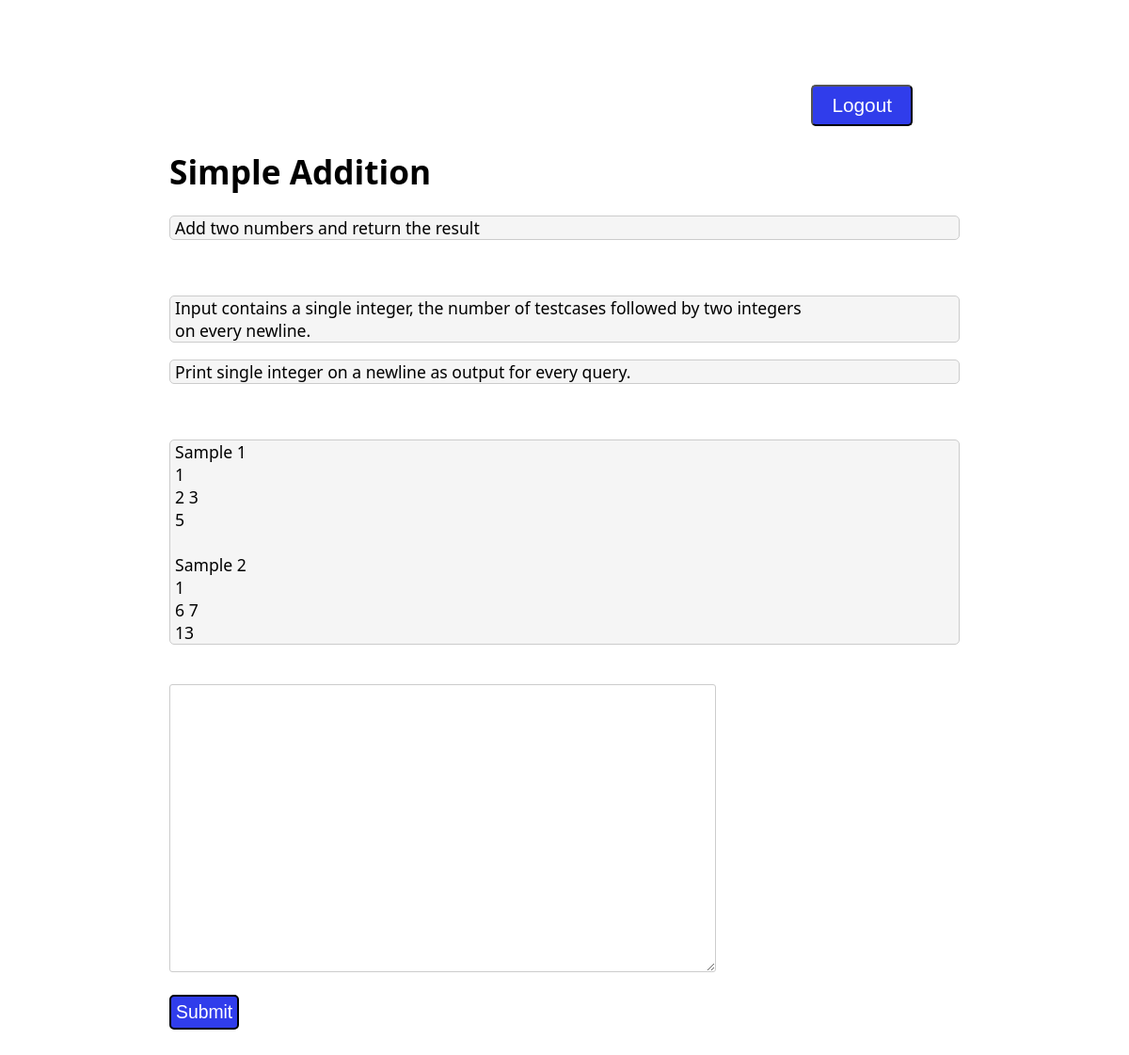
Before: /appoj/problems/1/ (signed in) with the older database file.
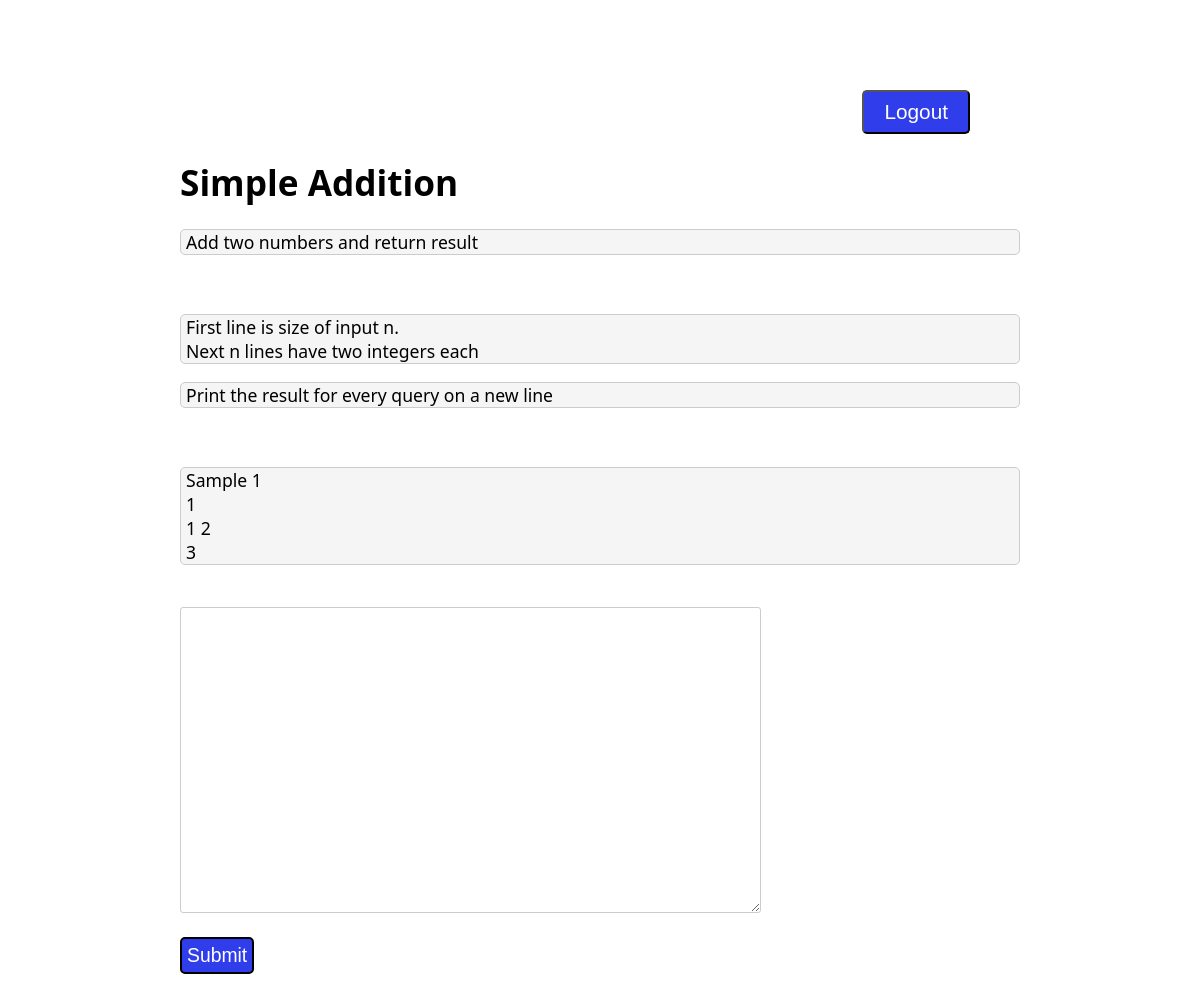
After: the same page with the newer database file.
### appoj/models.py (models this page shows, shortened)
class Problems(models.Model):
    problem_id = models.AutoField(primary_key = True)
    description = models.TextField(max_length = 1000)
    name = models.CharField(max_length = 255)
    sample_input = models.TextField(max_length = 400)
    sample_output = models.TextField(max_length = 400)
    samples = models.TextField(max_length = 400)
    difficulty = models.CharField(max_length = 200)
    score = models.FloatField(default = 0)

### appoj/views.py (the view, shortened to what this page needs)
# urls.py: path('problems/<int:p_no>/', to_problems.as_view()),
class to_problems(LoginRequiredMixin, View):
    login_url = '/appoj/'
    def get(self, request, p_no):
        curproblem = Problems.objects.filter(problem_id = p_no).values().first()
        dux = Problems.objects.get(problem_id = p_no)
        print(dux.problem_id)
        return render(request, 'appoj/display_problem.html', {'question': dux})

### appoj/templates/appoj/display_problem.html (shortened to what this page needs)
{% load static %}
<link rel="stylesheet" type="text/css" href="{% static 'appoj/stylesheet/display.css' %}">
<form id = "logout_form" action="/appoj/logout">
        <div class = "logout">
            <input type="submit" class = "logbutton" value="Logout">
        </div>
</form>
<div>
    <form id = "submit_form" action="/appoj/problems/{{question.problem_id}}/" method="POST">
        <h1>{{question.name}}</h1>
        <div class = "submission">
            <p class = "boxes">{{question.description|linebreaksbr}}</p>
            <br>
            <p class = "boxes">{{question.sample_input|linebreaksbr}}</p>
            <p class = "boxes">{{question.sample_output|linebreaksbr}}</p>
            <br>
            <p class = "boxes">{{question.samples|linebreaksbr}}</p>
            <br>
            <textarea id="problem_sol"name="problem_sol"rows="20"cols="70"></textarea>
            <br>
            <input id = "send_sol" type="submit" class = "submit" value="Submit">
        </div>
    </form>
</div>

Changed rows visible on the page:
changed Problems "Simple Addition": description "Add two numbers and return the result" → "Add two numbers and return result"; sample_input "Input contains a single integer, the number of testcases followed by two integers on every newline." → "First line is size of input n. Next n lines have two integers each"; sample_output "Print single integer on a newline as output for every query." → "Print the result for every query on a new line"; samples "Sample 1 1 2 3 5 Sample 2 1 6 7 13" → "Sample 1 1 1 2 3"
